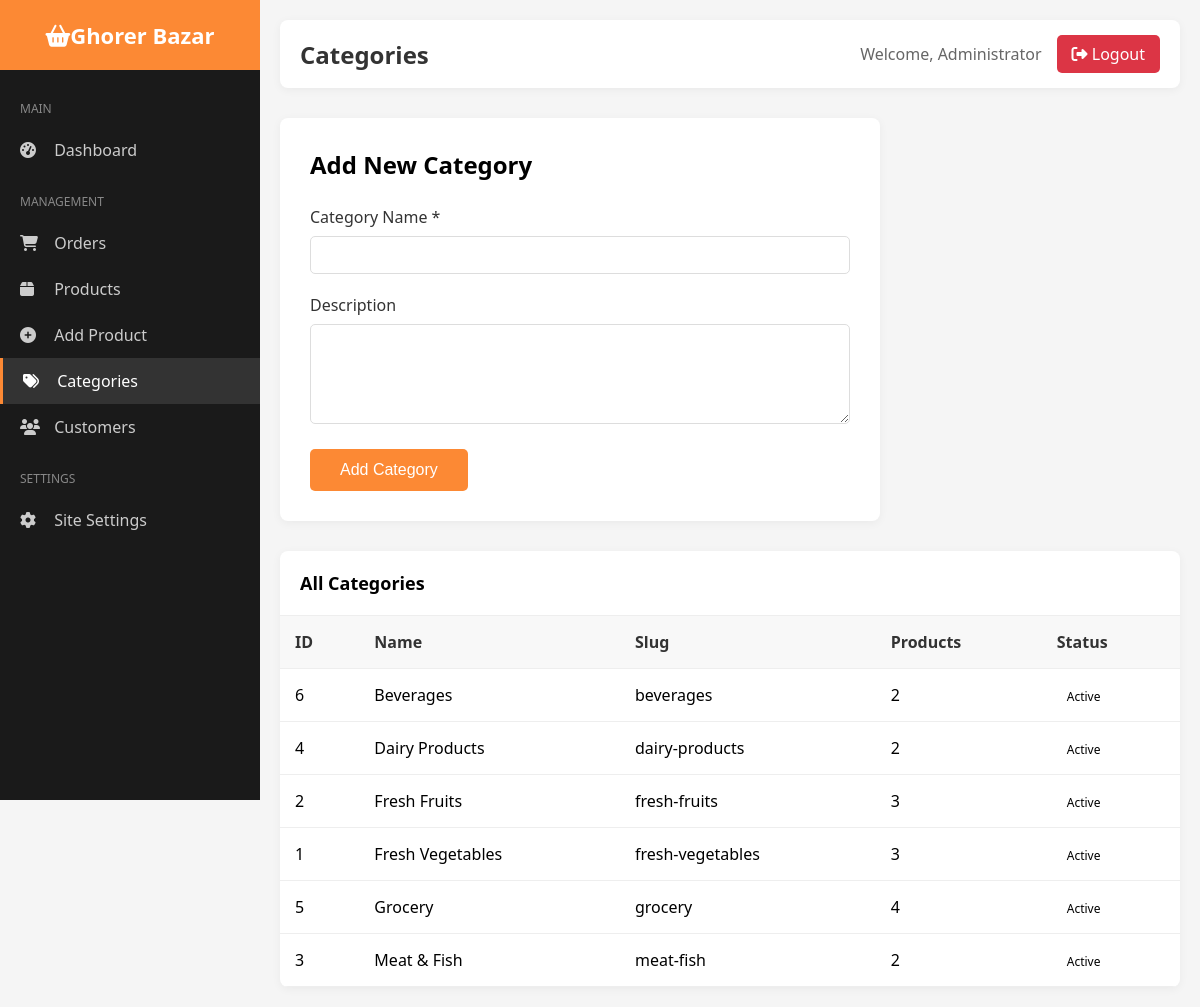
/admin/dashboard.php?page=categories (signed in), run on the app's committed database.
### tables this page shows
CREATE TABLE IF NOT EXISTS settings (
    id INT AUTO_INCREMENT PRIMARY KEY,
    setting_key VARCHAR(100) UNIQUE NOT NULL,
    setting_value TEXT
);

CREATE TABLE IF NOT EXISTS categories (
    id INT AUTO_INCREMENT PRIMARY KEY,
    name VARCHAR(255) NOT NULL,
    slug VARCHAR(255) NOT NULL UNIQUE,
    description TEXT,
    image VARCHAR(255),
    parent_id INT DEFAULT NULL,
    status ENUM('active', 'inactive') DEFAULT 'active',
    created_at TIMESTAMP DEFAULT CURRENT_TIMESTAMP,
    FOREIGN KEY (parent_id) REFERENCES categories(id) ON DELETE SET NULL
);

### inc/adminFunctions.php (called while the page is built, shortened)
<?php
require_once '../config/database.php';
function getSetting($key) {
    global $conn;
    $stmt = $conn->prepare("SELECT setting_value FROM settings WHERE setting_key = ?");
    $stmt->bind_param("s", $key);
    $stmt->execute();
    $result = $stmt->get_result();
    if($row = $result->fetch_assoc()) {
        return $row['setting_value'];
    }
    return '';
}
function getAllCategories() {
    global $conn;
    $result = $conn->query("SELECT * FROM categories WHERE status = 'active' ORDER BY name");
    return $result->fetch_all(MYSQLI_ASSOC);
}
?>

### admin/pages/categories.php (the view, shortened to what this page needs)
<?php
$categories = getAllCategories();
?>
<div class="form-container" style="max-width: 600px; margin-bottom: 30px;">
    <h2 style="margin-bottom: 25px;">Add New Category</h2>
    <form method="POST" action="">
        <div class="form-group">
            <label>Category Name *</label>
            <input type="text" name="name" required>
        </div>
        <div class="form-group">
            <label>Description</label>
            <textarea name="description"></textarea>
        </div>
        <button type="submit" name="add_category" class="btn-submit">Add Category</button>
    </form>
</div>
<div class="data-table">
    <div class="table-header">
        <h2>All Categories</h2>
    </div>
    <table>
        <thead>
            <tr>
                <th>ID</th>
                <th>Name</th>
                <th>Slug</th>
                <th>Products</th>
                <th>Status</th>
            </tr>
        </thead>
        <tbody>
            <?php foreach($categories as $cat): ?>
            <?php $count = $conn->query("SELECT COUNT(*) as c FROM products WHERE category_id = {$cat['id']}")->fetch_assoc()['c']; ?>
            <tr>
                <td><?php echo $cat['id']; ?></td>
                <td><?php echo $cat['name']; ?></td>
                <td><?php echo $cat['slug']; ?></td>
                <td><?php echo $count; ?></td>
                <td><span class="status-badge status-<?php echo $cat['status']; ?>"><?php echo ucfirst($cat['status']); ?></span></td>
            </tr>
            <?php endforeach; ?>
        </tbody>
    </table>
</div>

### admin/dashboard.php (shortened to what this page needs)
<?php
require_once '../inc/adminFunctions.php';
$page = isset($_GET['page']) ? $_GET['page'] : 'dashboard';
?>
<!DOCTYPE html>
<html lang="en">
<head>
    <link rel="stylesheet" href="https://cdnjs.cloudflare.com/ajax/libs/font-awesome/6.4.0/css/all.min.css">
</head>
<body>
    <div class="admin-wrapper">
        <aside class="sidebar">
            <div class="sidebar-header">
                <h2><i class="fas fa-shopping-basket"></i><?php echo getSetting('site_name'); ?></h2>
            </div>
            <nav class="sidebar-menu">
                <div class="menu-section">
                    <div class="menu-title">Main</div>
                    <a href="dashboard.php" class="menu-item <?php echo $page == 'dashboard' ? 'active' : ''; ?>">
                        <i class="fas fa-tachometer-alt"></i> Dashboard
                    </a>
                </div>
                <div class="menu-section">
                    <div class="menu-title">Management</div>
                    <a href="?page=orders" class="menu-item <?php echo $page == 'orders' ? 'active' : ''; ?>">
                        <i class="fas fa-shopping-cart"></i> Orders
                    </a>
                    <a href="?page=products" class="menu-item <?php echo $page == 'products' ? 'active' : ''; ?>">
                        <i class="fas fa-box"></i> Products
                    </a>
                    <a href="?page=add-product" class="menu-item <?php echo $page == 'add-product' ? 'active' : ''; ?>">
                        <i class="fas fa-plus-circle"></i> Add Product
                    </a>
                    <a href="?page=categories" class="menu-item <?php echo $page == 'categories' ? 'active' : ''; ?>">
                        <i class="fas fa-tags"></i> Categories
                    </a>
                    <a href="?page=customers" class="menu-item <?php echo $page == 'customers' ? 'active' : ''; ?>">
                        <i class="fas fa-users"></i> Customers
                    </a>
                </div>
                <div class="menu-section">
                    <div class="menu-title">Settings</div>
                    <a href="?page=settings" class="menu-item <?php echo $page == 'settings' ? 'active' : ''; ?>">
                        <i class="fas fa-cog"></i> Site Settings
                    </a>
                </div>
            </nav>
        </aside>
        <main class="main-content">
            <div class="top-bar">
                <h1><?php echo ucfirst($page); ?></h1>
                <div class="user-info">
                    <span>Welcome, <?php echo $_SESSION['admin_name']; ?></span>
                    <a href="logout.php" class="logout-btn"><i class="fas fa-sign-out-alt"></i> Logout</a>
                </div>
            </div>
            <?php
            switch($page) {
                case 'categories':
                    include 'pages/categories.php';
                    break;
            }
            ?>
        </main>
    </div>
</body>
</html>

### admin/dashboard.php (style rules this page uses)
* { margin: 0; padding: 0; box-sizing: border-box; }
body { font-family: 'Segoe UI', Tahoma, Geneva, Verdana, sans-serif; background: #f5f5f5; }
.admin-wrapper { display: flex; min-height: 100vh; }
.sidebar { width: 260px; background: #1a1a1a; color: white; position: fixed; height: 100vh; overflow-y: auto; }
.sidebar-header { padding: 20px; background: #fc8934; text-align: center; }
.sidebar-header h2 { font-size: 22px; }
.sidebar-menu { padding: 20px 0; }
.menu-section { margin-bottom: 10px; }
.menu-title { padding: 10px 20px; font-size: 12px; text-transform: uppercase; color: #888; }
.menu-item { display: block; padding: 12px 20px; color: #ccc; text-decoration: none; transition: all 0.3s; }
.menu-item:hover, .menu-item.active { background: #333; color: white; border-left: 3px solid #fc8934; }
.menu-item i { margin-right: 10px; width: 20px; }
.main-content { flex: 1; margin-left: 260px; padding: 20px; }
.top-bar { background: white; padding: 15px 20px; display: flex; justify-content: space-between; align-items: center; margin-bottom: 30px; border-radius: 8px; box-shadow: 0 2px 10px rgba(0,0,0,0.05); }
.top-bar h1 { font-size: 24px; color: #333; }
.user-info { display: flex; align-items: center; gap: 15px; }
.user-info span { color: #666; }
.logout-btn { padding: 8px 15px; background: #dc3545; color: white; border: none; border-radius: 5px; cursor: pointer; text-decoration: none; }
.data-table { background: white; border-radius: 8px; box-shadow: 0 2px 10px rgba(0,0,0,0.05); overflow: hidden; }
.table-header { padding: 20px; border-bottom: 1px solid #eee; display: flex; justify-content: space-between; align-items: center; }
.table-header h2 { font-size: 18px; }
table { width: 100%; border-collapse: collapse; }
table th, table td { padding: 15px; text-align: left; border-bottom: 1px solid #eee; }
table th { background: #f8f8f8; font-weight: 600; color: #333; }
.status-badge { padding: 5px 10px; border-radius: 20px; font-size: 12px; font-weight: 500; }
.form-container { background: white; padding: 30px; border-radius: 8px; box-shadow: 0 2px 10px rgba(0,0,0,0.05); max-width: 800px; }
.form-group { margin-bottom: 20px; }
.form-group label { display: block; margin-bottom: 8px; font-weight: 500; color: #333; }
.form-group input, .form-group select, .form-group textarea { width: 100%; padding: 10px 15px; border: 1px solid #ddd; border-radius: 5px; font-size: 14px; }
.form-group textarea { min-height: 100px; resize: vertical; }
.btn-submit { padding: 12px 30px; background: #fc8934; color: white; border: none; border-radius: 5px; cursor: pointer; font-size: 16px; }

### data on the page
settings: setting_value "Ghorer Bazar"
categories: id "6", name "Beverages", slug "beverages", count "2", status "Active"
categories: id "4", name "Dairy Products", slug "dairy-products", count "2", status "Active"
categories: id "2", name "Fresh Fruits", slug "fresh-fruits", count "3", status "Active"
categories: id "1", name "Fresh Vegetables", slug "fresh-vegetables", count "3", status "Active"
categories: id "5", name "Grocery", slug "grocery", count "4", status "Active"
categories: id "3", name "Meat & Fish", slug "meat-fish", count "2", status "Active"

### other printed values
$page "Categories"
$_SESSION['admin_name'] "Administrator"
